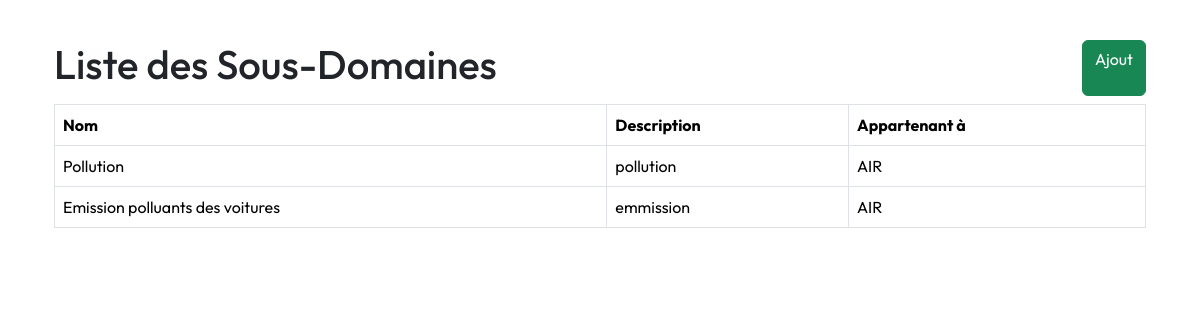
Page /sous-domaines on the earlier database version.
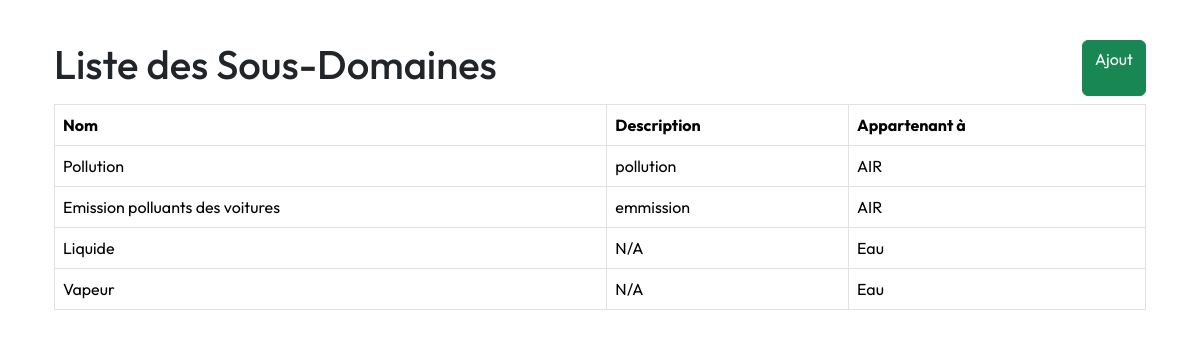
Same page on the later database version.
### app/models.py (models this page shows)
class SousDomaine(db.Model):
    __tablename__ = 'sous_domaine'
    id = db.Column(db.Integer, primary_key=True)
    nom = db.Column(db.String(100), nullable=False, unique=True)
    description = db.Column(db.Text, nullable=True)
    domaine_id = db.Column(db.Integer, db.ForeignKey('domaine.id'), nullable=False)
    reglementations = db.relationship('Reglementation', backref='sous_domaine', lazy=True)

class Domaine(db.Model):
    __tablename__ = 'domaine'
    id = db.Column(db.Integer, primary_key=True)
    nom = db.Column(db.String(100), nullable=False, unique=True)
    description = db.Column(db.Text, nullable=True)
    sous_domaines = db.relationship('SousDomaine', backref='domaine', lazy=True)

### app/routes/reglement.py (the view)
@bp.route('/sous-domaines', methods=['GET'])
def liste_sous_domaines():
    sous_domaines = SousDomaine.query.all()
    return render_template('domaine/liste_sous_domaines.html', sous_domaines=sous_domaines)

### app/templates/domaine/liste_sous_domaines.html
{% extends "layout.html" %}
{% block content %}
<div class="container mt-4">
    <div class="d-flex justify-content-between mb-2">
        <h1>Liste des Sous-Domaines</h1>
        <a class="btn btn-success" href="{{ url_for('reglement.ajouter_sous_domaine') }}">Ajout</a>
    </div>
    <table class="table table-bordered">
        <thead>
            <tr>
                <th>Nom</th>
                <th>Description</th>
                <th>Appartenant à</th>
            </tr>
        </thead>
        <tbody>
            {% for sous_domaine in sous_domaines %}
            <tr>
                <td>{{ sous_domaine.nom }}</td>
                <td>{{ sous_domaine.description or "N/A" }}</td>
                <td>{{ sous_domaine.domaine.nom or "N/A" }}</td>
            </tr>
            {% endfor %}
        </tbody>
    </table>
</div>
{% endblock %}

Differences in the rows shown:
added SousDomaine: nom "Liquide", description "N/A", domaine "Eau"
added SousDomaine: nom "Vapeur", description "N/A", domaine "Eau"
